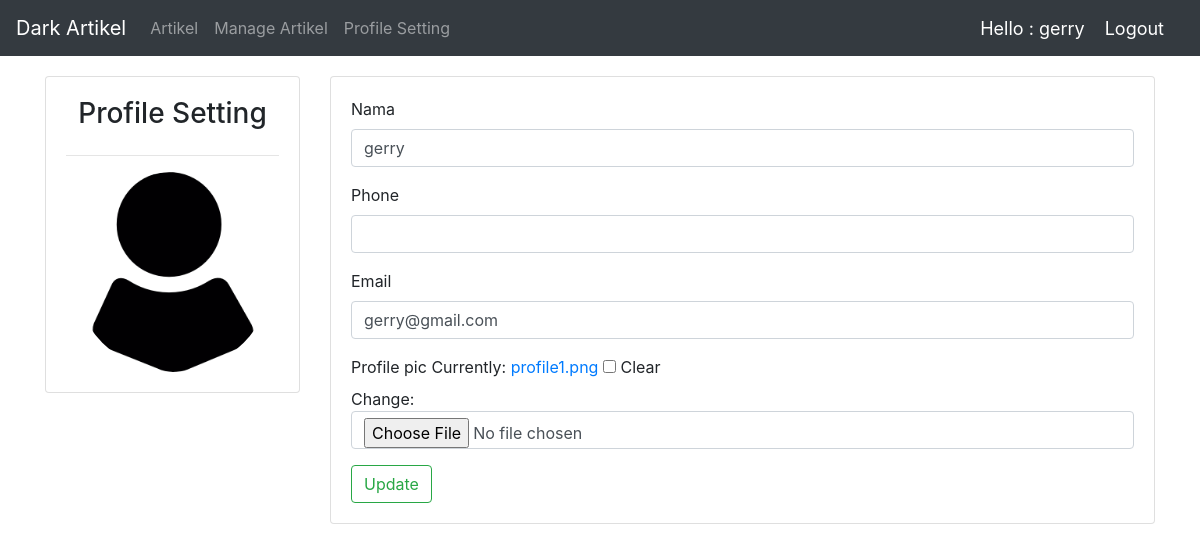
/penulis/profile_setting/ (signed in), run on an earlier commit of the app's database.
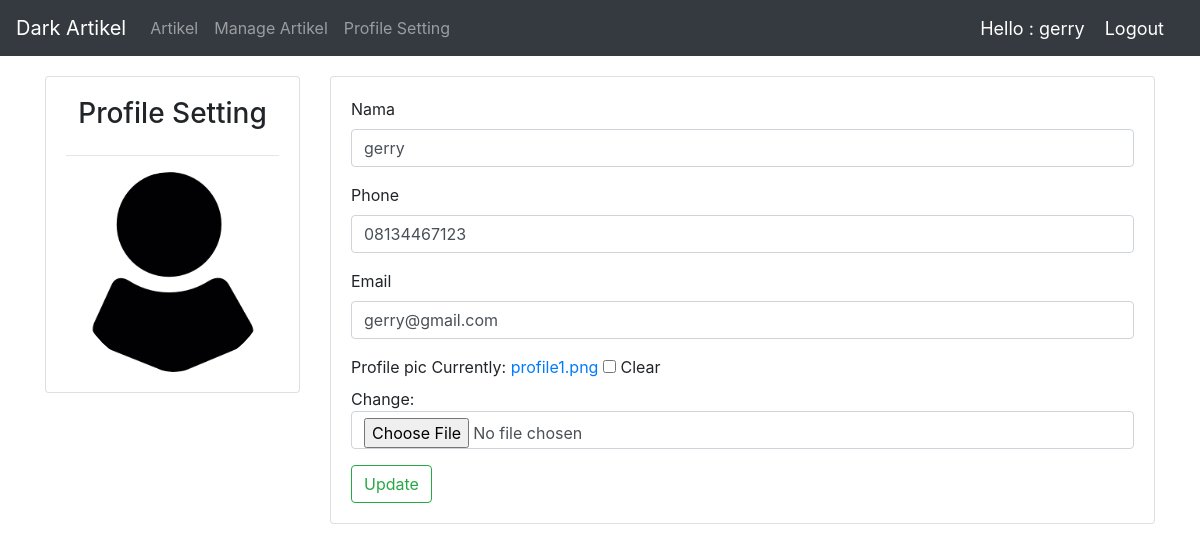
And on a later commit of the database.
### penulis/models.py (models this page shows, shortened)
class Penulis(models.Model):
    user = models.OneToOneField(User,null=True,blank=True,on_delete=models.CASCADE)
    nama = models.CharField(max_length=200, null=True)
    phone = models.CharField(max_length=20,null=True)
    email = models.CharField(max_length=200,null=True)
    profile_pic = models.ImageField(default = 'profile1.png', null = True, blank = True)
    date_created = models.DateTimeField(auto_now_add=True,null=True)

### penulis/decorators.py (the view)
        def wrapper_func(request, *args, **kwargs):
            group = None
            if request.user.groups.exists():
                group = request.user.groups.all()[0].name
            if group in allowed_roles:
                return view_func(request, *args, **kwargs)
            else:
                return HttpResponse('<script>alert("You are not authorized in this page");</script>')

### penulis/forms.py
class PenulisForm(forms.ModelForm):
    class Meta:
        model = Penulis
        fields = '__all__'
        exclude = ['user']

### penulis/views.py (called while the page is built, shortened)
@login_required(login_url='penulis:login')
@allowed_user(allowed_roles=['penulis'])
def profileSetting(request):
    penulis = request.user.penulis
    form = PenulisForm(instance=penulis)
    context = {
        'form':form,
        'page_title':'Profile Setting',
    }
    return render(request,'penulis/profile_setting.html',context)

### penulis/templates/penulis/profile_setting.html (shortened to what this page needs)
{% extends 'basepenulis.html' %}
{% load static %}
{% load widget_tweaks %}
{% block content %}
    <div class="row">
        <div class="col-md-3">
            <div class="card card-body">
                <h3 style="text-align: center;">Profile Setting</h3>
                <hr>
                <img class="profile-pic" src="{{request.user.penulis.profile_pic.url}}" alt="Profile Pic">
            </div>
        </div>
        <div class="col-md-9">
            <div class="card card-body">
                <form action="" method="POST" enctype="multipart/form-data">
                    {% for field in form %}
                        <div class="form-group">
                            <label for="{{field.id_for_label}}">{{field.label}}</label>
                            {% render_field field class="form-control" %}
                        </div>
                    {% endfor %}
                        <button type="submit" class="btn btn-outline-success">Update</button>
                </form>
            </div>
        </div>
    </div>
{% endblock content %}

What changed in the data, as far as the page shows it:
changed Penulis "gerry": phone (not shown) → "08134467123"
